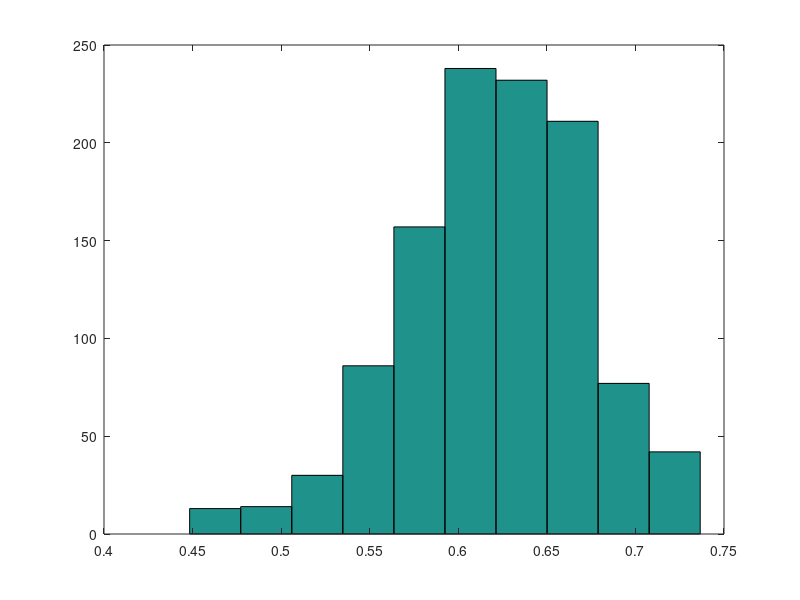

This figure's MATLAB source:
clc,clear,close all
z1=125;
z2=18;
z3=20;
z4=34;
n=1100;
a=0.1;
theta=zeros(1,n);
strg='((2+th).^z1).*((1-th).^(z2+z3)).*((th).^z4)';
ptheta=inline(strg,'th','z1','z2','z3','z4');
theta(1)=rand(1);
for i=2:n
    y=theta(i-1)-a+2*a*rand(1);
    u=rand(1);
    alpha=min([ptheta(y,z1,z2,z3,z4)/ptheta(theta(i-1),z1,z2,z3,z4),1]);
    if u<=alpha
        theta(i)=y;
    else
        theta(i)=theta(i-1);
    end
end
hist(theta)